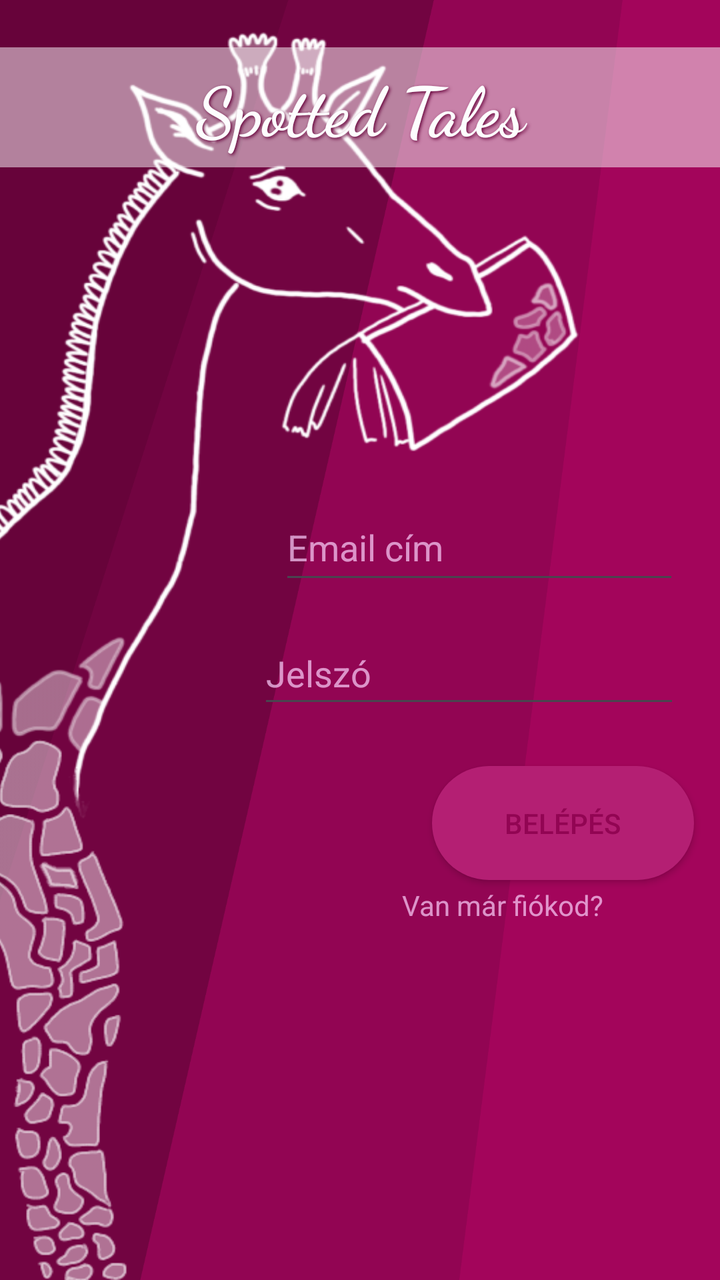
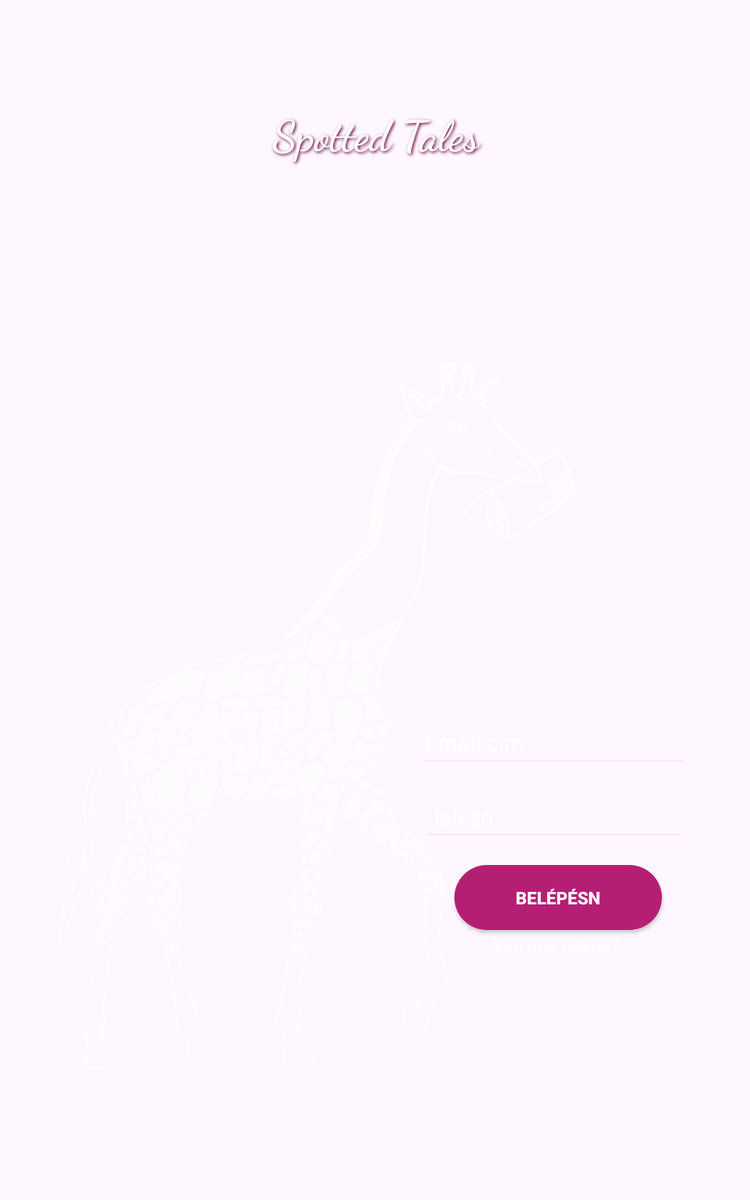

The same Android screen from two of the app's own layout files: first res/layout/ as a phone draws it, then the repository's variant for another configuration, drawn on a device whose configuration selects that folder. Both files follow.
<!-- AndroidManifest.xml: application theme Theme.STv2 -->
<!-- res/layout/activity_main.xml -->
<?xml version="1.0" encoding="utf-8"?>
<androidx.constraintlayout.widget.ConstraintLayout xmlns:android="http://schemas.android.com/apk/res/android"
    xmlns:app="http://schemas.android.com/apk/res-auto"
    xmlns:tools="http://schemas.android.com/tools"
    android:id="@+id/main"
    android:layout_width="match_parent"
    android:layout_height="match_parent"
    android:background="@drawable/background"
    tools:context=".MainActivity">


    <EditText
        android:id="@+id/loginemail"
        android:layout_width="200dp"
        android:layout_height="50dp"
        android:hint="Email cím"

        android:inputType="text"
        android:textColor="@color/white"
        android:textColorHint="@color/lightbordo"
        app:layout_constraintBottom_toTopOf="@+id/loginpassword"
        app:layout_constraintEnd_toEndOf="parent"
        app:layout_constraintHorizontal_bias="0.872"
        app:layout_constraintStart_toStartOf="parent"
        app:layout_constraintTop_toTopOf="parent"
        app:layout_constraintVertical_bias="0.946" />

    <EditText
        android:id="@+id/loginpassword"
        android:layout_width="211dp"
        android:layout_height="48dp"
        android:layout_marginBottom="24dp"

        android:hint="Jelszó"
        android:inputType="textPassword"
        android:textColor="@color/white"
        android:textColorHint="@color/lightbordo"
        app:layout_constraintBottom_toTopOf="@+id/loginbutton"
        app:layout_constraintEnd_toEndOf="parent"
        app:layout_constraintHorizontal_bias="0.865"
        app:layout_constraintStart_toStartOf="parent"
        tools:ignore="MissingConstraints" />

    <androidx.appcompat.widget.AppCompatButton
        android:id="@+id/loginbutton"
        android:layout_width="131dp"
        android:layout_height="57dp"
        android:layout_marginStart="216dp"
        android:layout_marginBottom="200dp"
        android:background="@drawable/rounded_button"
        android:radius="40dp"
        android:text="Belépés"
        android:textColor="#920553"
        app:layout_constraintBottom_toBottomOf="parent"
        app:layout_constraintStart_toStartOf="parent" />

    <TextView
        android:id="@+id/registtologin"
        android:layout_width="151dp"
        android:layout_height="25dp"
        android:clickable="true"
        android:focusable="true"
        android:gravity="center"
        android:text="Van már fiókod?"
        android:textColor="@color/lightbordo"
        app:layout_constraintBottom_toBottomOf="parent"
        app:layout_constraintEnd_toEndOf="parent"
        app:layout_constraintHorizontal_bias="0.842"
        app:layout_constraintStart_toStartOf="parent"
        app:layout_constraintTop_toBottomOf="@+id/loginbutton"
        app:layout_constraintVertical_bias="0.0" />


    <ImageView
        android:id="@+id/giraffestart"
        android:layout_width="392dp"
        android:layout_height="629dp"
        android:layout_marginStart="-150dp"
        android:clickable="false"
        android:focusable="false"
        android:scaleType="fitXY"
        app:layout_constraintBottom_toBottomOf="parent"
        app:layout_constraintEnd_toEndOf="parent"
        app:layout_constraintHorizontal_bias="0.431"
        app:layout_constraintStart_toStartOf="parent"
        app:layout_constraintTop_toTopOf="parent"
        app:layout_constraintVertical_bias="1.0"
        app:srcCompat="@drawable/mediumgiraffe"
        tools:ignore="MissingConstraints" />

    <TextView
        android:id="@+id/welcome"
        android:layout_width="match_parent"
        android:layout_height="60dp"
        android:background="#80FFFFFF"

        android:fontFamily="cursive"
        android:gravity="center"
        android:shadowColor="#66033B"
        android:shadowDx="2"
        android:shadowDy="2"
        android:shadowRadius="4"
        android:text="Spotted Tales"
        android:textColor="#FDFDFE"
        android:textSize="34sp"
        android:textStyle="bold"
        app:layout_constraintBottom_toBottomOf="parent"
        app:layout_constraintEnd_toEndOf="parent"
        app:layout_constraintHorizontal_bias="0.0"
        app:layout_constraintStart_toStartOf="parent"
        app:layout_constraintTop_toTopOf="parent"
        app:layout_constraintVertical_bias="0.041" />
</androidx.constraintlayout.widget.ConstraintLayout>
<!-- resources referenced by this layout -->
<resources>
  <color name="lightbordo">#B0FED5FF</color>
  <color name="white">#FFFFFFFF</color>
  <!-- drawable background: png bitmap (drawable, 42426 bytes) -->
  <!-- drawable mediumgiraffe: png bitmap (drawable, 120676 bytes) -->
  <!-- drawable rounded_button (drawable) -->
  <shape xmlns:android="http://schemas.android.com/apk/res/android"
      android:shape="rectangle">
      <solid android:color="@color/white" />
      <corners android:radius="40dp" />
      <solid android:color="#b41f73" />
  </shape>
  <style name="Theme.STv2" parent="Base.Theme.STv2" />
  <style name="Base.Theme.STv2" parent="Theme.Material3.DayNight.NoActionBar">
          
          
      </style>
</resources>
<!-- res/layout-sw600dp/activity_main.xml (the repository's variant of the layout above) -->
<!-- drawn on a 7-inch tablet held upright -->
<?xml version="1.0" encoding="utf-8"?>
<androidx.constraintlayout.widget.ConstraintLayout xmlns:android="http://schemas.android.com/apk/res/android"
    xmlns:app="http://schemas.android.com/apk/res-auto"
    xmlns:tools="http://schemas.android.com/tools"
    android:id="@+id/main"
    android:layout_width="match_parent"
    android:layout_height="match_parent"
    android:background="@drawable/background2"
    tools:context=".MainActivity">


    <EditText
        android:id="@+id/loginemail"
        android:layout_width="215dp"
        android:layout_height="49dp"
        android:layout_marginBottom="11dp"

        android:backgroundTint="@color/lightbordo"
        android:hint="Email cím"
        android:inputType="text"
        android:textColor="@color/white"
        android:textColorHint="@color/white"
        app:layout_constraintBottom_toTopOf="@+id/loginpassword"
        app:layout_constraintEnd_toEndOf="parent"
        app:layout_constraintHorizontal_bias="0.873"
        app:layout_constraintStart_toStartOf="parent" />

    <EditText
        android:id="@+id/loginpassword"
        android:layout_width="211dp"
        android:layout_height="48dp"
        android:layout_marginBottom="16dp"
        android:backgroundTint="@color/lightbordo"
        android:hint="Jelszó"
        android:inputType="textPassword"

        android:textColorHint="@color/white"
        app:layout_constraintBottom_toTopOf="@+id/loginbutton"
        app:layout_constraintEnd_toEndOf="parent"
        app:layout_constraintHorizontal_bias="0.869"
        app:layout_constraintStart_toStartOf="parent"
        tools:ignore="MissingConstraints" />

    <androidx.appcompat.widget.AppCompatButton
        android:id="@+id/loginbutton"
        android:layout_width="166dp"
        android:layout_height="52dp"
        android:layout_marginBottom="216dp"
        android:background="@drawable/rounded_button"
        android:radius="40dp"
        android:text="BelépésN"
        android:textColor="@color/white"
        android:textColorHint="@color/white"
        android:textStyle="bold"
        app:layout_constraintBottom_toBottomOf="parent"
        app:layout_constraintEnd_toEndOf="parent"
        app:layout_constraintHorizontal_bias="0.837"
        app:layout_constraintStart_toStartOf="parent" />

    <TextView
        android:id="@+id/logintoregist"
        android:layout_width="151dp"
        android:layout_height="25dp"
        android:clickable="true"
        android:focusable="true"
        android:gravity="center"
        android:text="Van már fiókod?"
        android:textColor="@color/white"
        app:layout_constraintBottom_toBottomOf="parent"
        app:layout_constraintEnd_toEndOf="parent"
        app:layout_constraintHorizontal_bias="0.822"
        app:layout_constraintStart_toStartOf="parent"
        app:layout_constraintTop_toBottomOf="@+id/loginbutton"
        app:layout_constraintVertical_bias="0.0" />


    <ImageView
        android:id="@+id/giraffestart"
        android:layout_width="483dp"
        android:layout_height="670dp"
        android:adjustViewBounds="true"
        android:scaleType="centerCrop"
        app:layout_constraintBottom_toBottomOf="parent"
        app:layout_constraintEnd_toEndOf="parent"
        app:layout_constraintHorizontal_bias="0.0"
        app:layout_constraintStart_toStartOf="parent"
        app:layout_constraintTop_toTopOf="parent"
        app:layout_constraintVertical_bias="0.829"
        app:srcCompat="@drawable/biggiraffe" />

    <TextView
        android:id="@+id/welcome"
        android:layout_width="match_parent"
        android:layout_height="60dp"

        android:fontFamily="cursive"
        android:gravity="center"
        android:shadowColor="#66033B"
        android:shadowDx="2"
        android:shadowDy="2"
        android:shadowRadius="4"
        android:text="Spotted Tales"
        android:textColor="#FDFDFE"
        android:textSize="34sp"
        android:textStyle="bold"
        app:layout_constraintBottom_toBottomOf="parent"
        app:layout_constraintTop_toTopOf="parent"
        app:layout_constraintVertical_bias="0.085"
        tools:layout_editor_absoluteX="0dp" />
</androidx.constraintlayout.widget.ConstraintLayout>
<!-- resources referenced by the variant -->
<!-- as a 7-inch tablet held upright resolves them -->
<resources>
  <color name="lightbordo">#B0FED5FF</color>
  <color name="white">#FFFFFFFF</color>
  <!-- drawable biggiraffe: png bitmap (drawable, 644456 bytes) -->
  <!-- drawable rounded_button (drawable) -->
  <shape xmlns:android="http://schemas.android.com/apk/res/android"
      android:shape="rectangle">
      <solid android:color="@color/white" />
      <corners android:radius="40dp" />
      <solid android:color="#b41f73" />
  </shape>
  <style name="Theme.STv2" parent="Base.Theme.STv2" />
  <style name="Base.Theme.STv2" parent="Theme.Material3.DayNight.NoActionBar">
          
          
      </style>
</resources>
